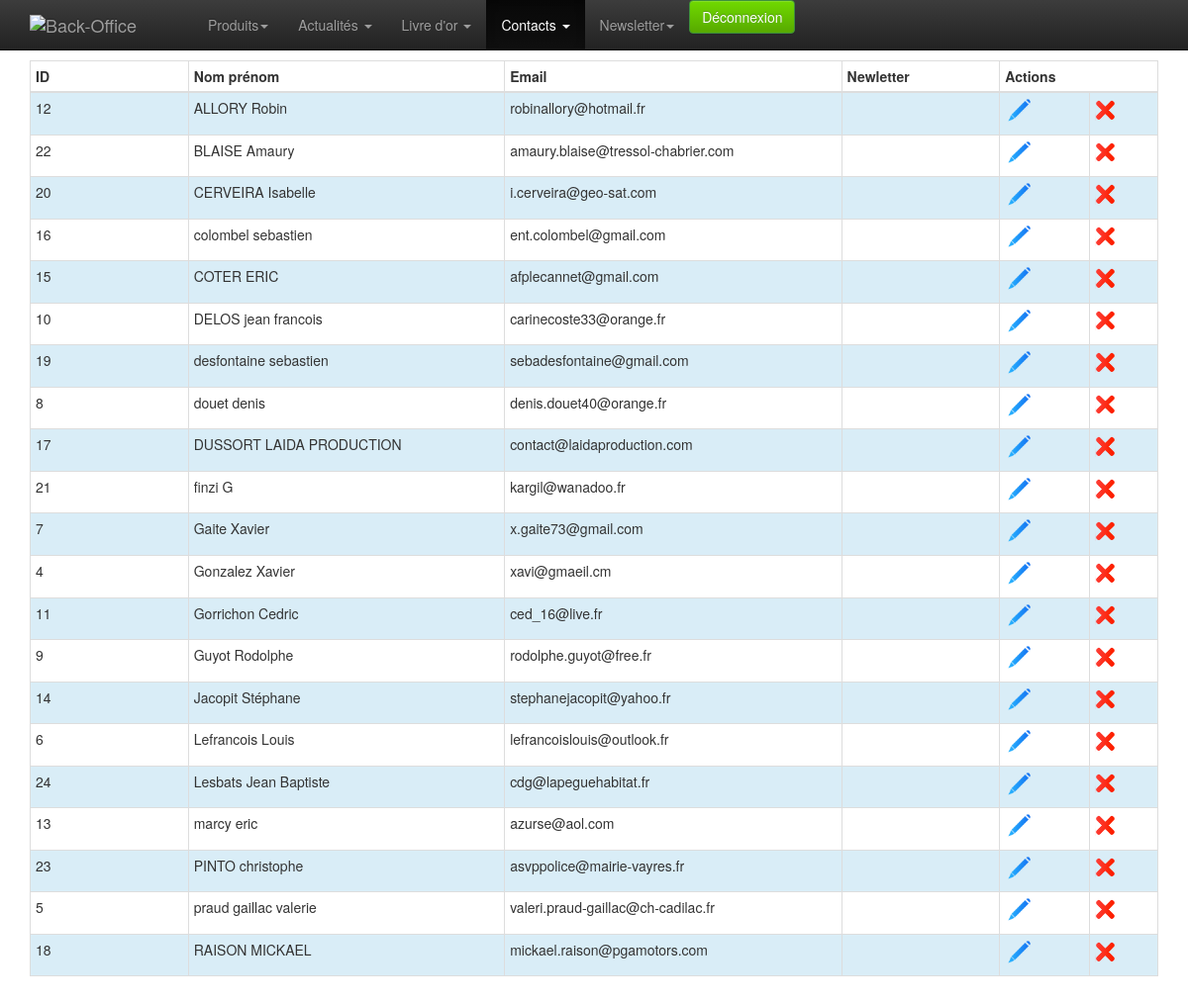
Screenshot of /admin/contact-list.php (signed in) with the database file from the repository.
### tables this page shows
CREATE TABLE `contact` (
  `id` int(10) unsigned NOT NULL AUTO_INCREMENT,
  `firstname` varchar(250) DEFAULT NULL,
  `name` varchar(250) DEFAULT NULL,
  `adresse` varchar(250) NOT NULL,
  `cp` varchar(10) NOT NULL,
  `ville` varchar(100) NOT NULL,
  `email` varchar(250) DEFAULT NULL,
  `tel` varchar(50) DEFAULT NULL,
  `message` text,
  `newsletter` tinyint(4) NOT NULL DEFAULT '0',
  `fromgoldbook` tinyint(4) NOT NULL DEFAULT '0',
  `fromcontact` tinyint(4) NOT NULL DEFAULT '0',
  PRIMARY KEY (`id`)
);

### admin/classes/StorageManager.php (called while the page is built, shortened)
<?php
class StorageManager{
	protected function dbConnect() {
		try {
			$this->mysqli = new mysqli ( DBHOST, DBUSER, DBPASSWD, DBNAME ) ;
		} catch (Exception $e) {
			throw new Exception("Erreur Connexion DB ". $e->getMessage());
		}
	}
}
?>

### admin/classes/Contact.php (called while the page is built, shortened)
<?php
require_once("StorageManager.php");
class Contact extends StorageManager {
	public function contactGet( $id, $offset, $count ) {
		try {
			if (!isset($id)){
				if (isset($offset) && isset($count)) {
					$sql = "SELECT * FROM `contact` ORDER BY `name` ASC LIMIT ". $offset .",". $count .";" ;
				} else {
					$sql = "SELECT * FROM `contact` ORDER BY `name`;" ;
				}
			} else {
				$sql = "SELECT * FROM `contact` WHERE id=". $id;
			}
			$new_array = null;
			$result = mysqli_query($this->mysqli,$sql);
			while( $row = mysqli_fetch_assoc( $result)){
				$new_array[] = $row;
			}
			return $new_array;
		} catch (Exception $e) {
			throw new Exception("Erreur Mysql contactGet ". $e->getMessage());
			return "errrrrrrooooOOor";
		}
	}
}

### admin/contact-list.php (the view, shortened to what this page needs)
<?php
	require 'classes/Contact.php';
	$contact = new Contact();
	$epp = 50;
	$current = 1;
	$start = ($current * $epp - $epp);
	$result = $contact->contactGet(null, $start, $epp);
?>
<!doctype html>
<html class="no-js" lang="en">
<head>
	<?php include_once 'inc-meta.php';?>
</head>
<body>
	<?php require_once 'inc-menu.php';?>
	<div class="container">
		<div class="row">
			<div class="col-xs-12 col-sm-12 col-md-12">
			</div>
		</div>
		<div class="row">
			<div class="col-xs-12 col-sm-12 col-md-12">
				<table class="table table-hover table-bordered table-condensed table-striped" >
					<thead>
						<tr>
							<th class="col-md-1" style="">
								ID
							</th>
							<th class="col-md-2" style="">
								Nom prénom
							</th>
							<th class="col-md-2" style="">
								Email
							</th>
							<th class="col-md-1" style="">
								Newletter
							</th>
							<th class="col-md-1" colspan="2" style="">
								Actions
							</th>
						</tr>
					</thead>
					<tbody>
						<?php
						if (!empty($result)) {
							$i=0;
							foreach ($result as $value) {
							$i++;
							if($value['newsletter']=='1') {
								$online = 'check';
							} else {
								$online = 'vide';
							}
							?>
							<tr class="<?php if ($i%2!=0) echo 'info'?>">
								<td><?php echo $value['id']?></td>
								<td><?php echo $value['name'] ."  ". $value['firstname']?></td>
								<td><?php echo $value['email']?></td>
								<td><img src="img/<?php echo $online ?>.png" width="30" ></td>
								<td><a href="contact-edit.php?id=<?php echo $value['id'] ?>"><img src="img/modif.png" width="30" alt="Modifier" ></a></td>
								<td>
								<img src="img/del.png" width="20" alt="Supprimer" onclick="$('.supp<?php echo $value['id']?>').css('display', 'block');"> </td>
							</tr>
							<?php } ?>
						<?php } ?>
					</tbody>
				</table>
			</div>
		</div>
	</div>
</body>
</html>

### admin/css/style.css (style rules this page uses)
body { padding-top: 60px; padding-bottom: 40px; }

### rows the page displays
contact: id "12", name "ALLORY", firstname "Robin", email "robinallory@hotmail.fr"
contact: id "22", name "BLAISE", firstname "Amaury", email "amaury.blaise@tressol-chabrier.com"
contact: id "20", name "CERVEIRA", firstname "Isabelle", email "i.cerveira@geo-sat.com"
contact: id "16", name "colombel", firstname "sebastien", email "ent.colombel@gmail.com"
contact: id "15", name "COTER", firstname "ERIC", email "afplecannet@gmail.com"
contact: id "10", name "DELOS", firstname "jean francois", email "carinecoste33@orange.fr"
contact: id "19", name "desfontaine", firstname "sebastien", email "sebadesfontaine@gmail.com"
contact: id "8", name "douet", firstname "denis", email "denis.douet40@orange.fr"
contact: id "17", name "DUSSORT", firstname "LAIDA PRODUCTION", email "contact@laidaproduction.com"
contact: id "21", name "finzi", firstname "G", email "kargil@wanadoo.fr"
contact: id "7", name "Gaite", firstname "Xavier", email "x.gaite73@gmail.com"
contact: id "4", name "Gonzalez", firstname "Xavier", email "xavi@gmaeil.cm"
contact: id "11", name "Gorrichon", firstname "Cedric", email "ced_16@live.fr"
contact: id "9", name "Guyot", firstname "Rodolphe", email "rodolphe.guyot@free.fr"
contact: id "14", name "Jacopit", firstname "Stéphane", email "stephanejacopit@yahoo.fr"
contact: id "6", name "Lefrancois", firstname "Louis", email "lefrancoislouis@outlook.fr"
contact: id "24", name "Lesbats", firstname "Jean Baptiste", email "cdg@lapeguehabitat.fr"
contact: id "13", name "marcy", firstname "eric", email "azurse@aol.com"
contact: id "23", name "PINTO", firstname "christophe", email "asvppolice@mairie-vayres.fr"
contact: id "5", name "praud gaillac", firstname "valerie", email "valeri.praud-gaillac@ch-cadilac.fr"
contact: id "18", name "RAISON", firstname "MICKAEL", email "mickael.raison@pgamotors.com"
